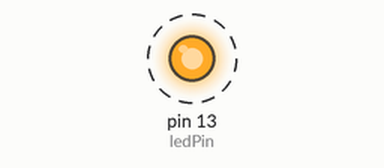
This sketch was run on a simulated Arduino Mega 2560, built with avr-gcc and run on an emulated ATmega2560. Parts: output pins drawn as LEDs (lit = HIGH). Dashed ring = blinking.

Above: at 0.5 s.
Timing chart, 0 to 4.6 s (numbered marks = the images above):
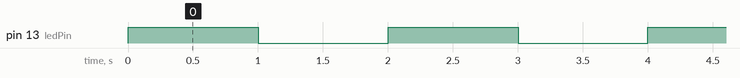

The sketch:

timer5_1hz_digitalwrite.ino
```cpp
// (licence header left out)
#define ledPin 13

void setupTimer5() {
  noInterrupts();
  // Clear registers
  TCCR5A = 0;
  TCCR5B = 0;
  TCNT5 = 0;

  // 1 Hz (16000000/((15624+1)*1024))
  OCR5A = 15624;
  // CTC
  TCCR5B |= (1 << WGM52);
  // Prescaler 1024
  TCCR5B |= (1 << CS52) | (1 << CS50);
  // Output Compare Match A Interrupt Enable
  TIMSK5 |= (1 << OCIE5A);
  interrupts();
}

void setup() {
  pinMode(ledPin, OUTPUT);
  setupTimer5();
}

void loop() {
}

ISR(TIMER5_COMPA_vect) {
  digitalWrite(ledPin, digitalRead(ledPin) ^ 1);
}
```

Measured:
- by itself, pin 13 (ledPin): alternates HIGH for 1.0 s and LOW for 1.0 s
